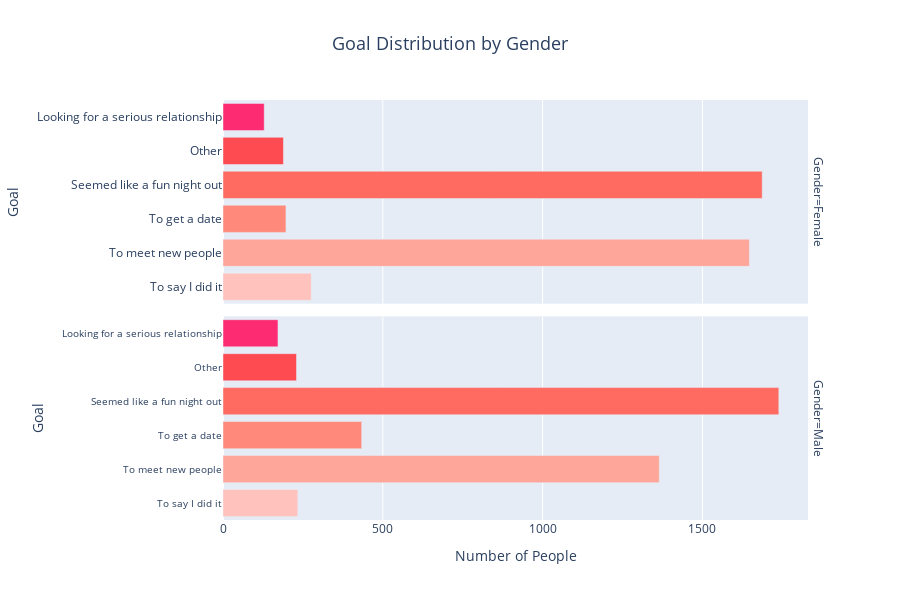

The notebook cell saved with this chart:
### Code cell
# Mapping goal numbers to their respective descriptions
goal_mapping = {
    1: 'Seemed like a fun night out',
    2: 'To meet new people',
    3: 'To get a date',
    4: 'Looking for a serious relationship',
    5: 'To say I did it',
    6: 'Other'
}

# Mapping gender numbers to their respective labels
gender_mapping = {
    0: 'Female',
    1: 'Male'
}

# Apply the mappings to the 'goal' and 'gender' columns
df['goal_label'] = df['goal'].map(goal_mapping)
df['gender_label'] = df['gender'].map(gender_mapping)

# Count the occurrences of each goal category per gender
goal_gender_counts = df.groupby(['gender_label', 'goal_label']).size().reset_index(name='Count')

# Custom colors for the bar chart
colors = ['#FD2C72', '#FE4A51', '#FF6A61', '#FF8A7B', '#FFA69B', '#FFC2BD']

# Create the bar chart using facet rows for Female and Male
fig = px.bar(goal_gender_counts, x='Count', y='goal_label', color='goal_label', orientation='h',
             facet_row='gender_label', title='Goal Distribution by Gender',
             labels={'goal_label': 'Goal', 'Count': 'Number of People', 'gender_label': 'Gender'},
             color_discrete_sequence=colors)

# Update layout: increase figure size, adjust font size, remove legend
fig.update_layout(
    title_font_size=18,
    title_x=0.5,
    yaxis_tickfont_size=10,  # Smaller font size for y-axis labels
    xaxis_tickfont_size=12,  # Adjust font size for x-axis labels
    showlegend=False,  # Hide legend
    height=600  # Increase height to accommodate both facets
)

# Update y-axis labels for readability
fig.update_yaxes(matches=None)  # Allow each facet row to have its own y-axis

# Show the chart
fig.show()

### Figure 1 — Plotly figure (JSON) as saved in the notebook; plotly's stock layout.template omitted (floating-point values rounded to 4 significant figures)
{"data": [{"alignmentgroup": "True", "hovertemplate": "Goal=%{y}<br>Gender=Female<br>Number of People=%{x}<extra></extra>", "legendgroup": "Looking for a serious relationship", "marker": {"color": "#FD2C72", "pattern": {"shape": ""}}, "name": "Looking for a serious relationship", "offsetgroup": "Looking for a serious relationship", "orientation": "h", "showlegend": true, "textposition": "auto", "type": "bar", "x": [129], "xaxis": "x2", "y": ["Looking for a serious relationship"], "yaxis": "y2"}, {"alignmentgroup": "True", "hovertemplate": "Goal=%{y}<br>Gender=Male<br>Number of People=%{x}<extra></extra>", "legendgroup": "Looking for a serious relationship", "marker": {"color": "#FD2C72", "pattern": {"shape": ""}}, "name": "Looking for a serious relationship", "offsetgroup": "Looking for a serious relationship", "orientation": "h", "showlegend": false, "textposition": "auto", "type": "bar", "x": [172], "xaxis": "x", "y": ["Looking for a serious relationship"], "yaxis": "y"}, {"alignmentgroup": "True", "hovertemplate": "Goal=%{y}<br>Gender=Female<br>Number of People=%{x}<extra></extra>", "legendgroup": "Other", "marker": {"color": "#FE4A51", "pattern": {"shape": ""}}, "name": "Other", "offsetgroup": "Other", "orientation": "h", "showlegend": true, "textposition": "auto", "type": "bar", "x": [189], "xaxis": "x2", "y": ["Other"], "yaxis": "y2"}, {"alignmentgroup": "True", "hovertemplate": "Goal=%{y}<br>Gender=Male<br>Number of People=%{x}<extra></extra>", "legendgroup": "Other", "marker": {"color": "#FE4A51", "pattern": {"shape": ""}}, "name": "Other", "offsetgroup": "Other", "orientation": "h", "showlegend": false, "textposition": "auto", "type": "bar", "x": [230], "xaxis": "x", "y": ["Other"], "yaxis": "y"}, {"alignmentgroup": "True", "hovertemplate": "Goal=%{y}<br>Gender=Female<br>Number of People=%{x}<extra></extra>", "legendgroup": "Seemed like a fun night out", "marker": {"color": "#FF6A61", "pattern": {"shape": ""}}, "name": "Seemed like a fun night out", "offsetgroup": "Seemed like a fun night out", "orientation": "h", "showlegend": true, "textposition": "auto", "type": "bar", "x": [1687], "xaxis": "x2", "y": ["Seemed like a fun night out"], "yaxis": "y2"}, {"alignmentgroup": "True", "hovertemplate": "Goal=%{y}<br>Gender=Male<br>Number of People=%{x}<extra></extra>", "legendgroup": "Seemed like a fun night out", "marker": {"color": "#FF6A61", "pattern": {"shape": ""}}, "name": "Seemed like a fun night out", "offsetgroup": "Seemed like a fun night out", "orientation": "h", "showlegend": false, "textposition": "auto", "type": "bar", "x": [1739], "xaxis": "x", "y": ["Seemed like a fun night out"], "yaxis": "y"}, {"alignmentgroup": "True", "hovertemplate": "Goal=%{y}<br>Gender=Female<br>Number of People=%{x}<extra></extra>", "legendgroup": "To get a date", "marker": {"color": "#FF8A7B", "pattern": {"shape": ""}}, "name": "To get a date", "offsetgroup": "To get a date", "orientation": "h", "showlegend": true, "textposition": "auto", "type": "bar", "x": [197], "xaxis": "x2", "y": ["To get a date"], "yaxis": "y2"}, {"alignmentgroup": "True", "hovertemplate": "Goal=%{y}<br>Gender=Male<br>Number of People=%{x}<extra></extra>", "legendgroup": "To get a date", "marker": {"color": "#FF8A7B", "pattern": {"shape": ""}}, "name": "To get a date", "offsetgroup": "To get a date", "orientation": "h", "showlegend": false, "textposition": "auto", "type": "bar", "x": [434], "xaxis": "x", "y": ["To get a date"], "yaxis": "y"}, {"alignmentgroup": "True", "hovertemplate": "Goal=%{y}<br>Gender=Female<br>Number of People=%{x}<extra></extra>", "legendgroup": "To meet new people", "marker": {"color": "#FFA69B", "pattern": {"shape": ""}}, "name": "To meet new people", "offsetgroup": "To meet new people", "orientation": "h", "showlegend": true, "textposition": "auto", "type": "bar", "x": [1647], "xaxis": "x2", "y": ["To meet new people"], "yaxis": "y2"}, {"alignmentgroup": "True", "hovertemplate": "Goal=%{y}<br>Gender=Male<br>Number of People=%{x}<extra></extra>", "legendgroup": "To meet new people", "marker": {"color": "#FFA69B", "pattern": {"shape": ""}}, "name": "To meet new people", "offsetgroup": "To meet new people", "orientation": "h", "showlegend": false, "textposition": "auto", "type": "bar", "x": [1365], "xaxis": "x", "y": ["To meet new people"], "yaxis": "y"}, {"alignmentgroup": "True", "hovertemplate": "Goal=%{y}<br>Gender=Female<br>Number of People=%{x}<extra></extra>", "legendgroup": "To say I did it", "marker": {"color": "#FFC2BD", "pattern": {"shape": ""}}, "name": "To say I did it", "offsetgroup": "To say I did it", "orientation": "h", "showlegend": true, "textposition": "auto", "type": "bar", "x": [276], "xaxis": "x2", "y": ["To say I did it"], "yaxis": "y2"}, {"alignmentgroup": "True", "hovertemplate": "Goal=%{y}<br>Gender=Male<br>Number of People=%{x}<extra></extra>", "legendgroup": "To say I did it", "marker": {"color": "#FFC2BD", "pattern": {"shape": ""}}, "name": "To say I did it", "offsetgroup": "To say I did it", "orientation": "h", "showlegend": false, "textposition": "auto", "type": "bar", "x": [234], "xaxis": "x", "y": ["To say I did it"], "yaxis": "y"}], "layout": {"annotations": [{"font": {}, "showarrow": false, "text": "Gender=Male", "textangle": 90, "x": 0.98, "xanchor": "left", "xref": "paper", "y": 0.2425, "yanchor": "middle", "yref": "paper"}, {"font": {}, "showarrow": false, "text": "Gender=Female", "textangle": 90, "x": 0.98, "xanchor": "left", "xref": "paper", "y": 0.7575, "yanchor": "middle", "yref": "paper"}], "barmode": "relative", "height": 600, "legend": {"title": {"text": "Goal"}, "tracegroupgap": 0}, "showlegend": false, "title": {"font": {"size": 18}, "text": "Goal Distribution by Gender", "x": 0.5}, "xaxis": {"anchor": "y", "domain": [0, 0.98], "tickfont": {"size": 12}, "title": {"text": "Number of People"}}, "xaxis2": {"anchor": "y2", "domain": [0, 0.98], "matches": "x", "showticklabels": false}, "yaxis": {"anchor": "x", "categoryarray": ["To say I did it", "To meet new people", "To get a date", "Seemed like a fun night out", "Other", "Looking for a serious relationship"], "categoryorder": "array", "domain": [0, 0.485], "tickfont": {"size": 10}, "title": {"text": "Goal"}}, "yaxis2": {"anchor": "x2", "categoryarray": ["To say I did it", "To meet new people", "To get a date", "Seemed like a fun night out", "Other", "Looking for a serious relationship"], "categoryorder": "array", "domain": [0.515, 1], "title": {"text": "Goal"}}}}
